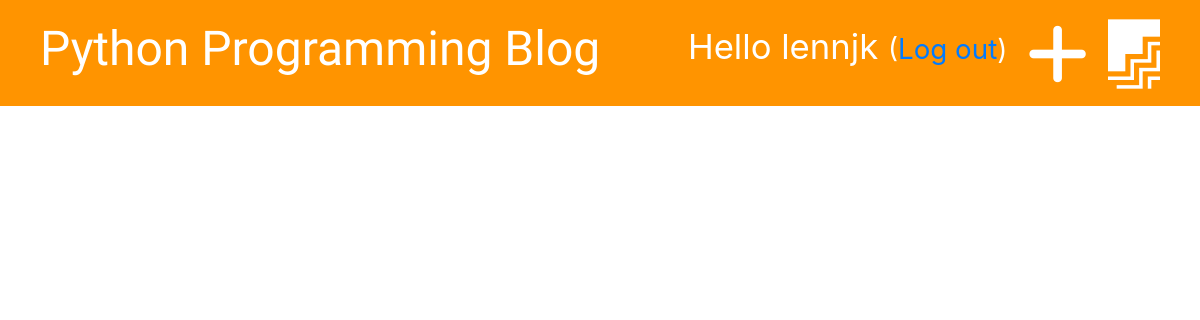
Before: /drafts/ (signed in) with the older database file.
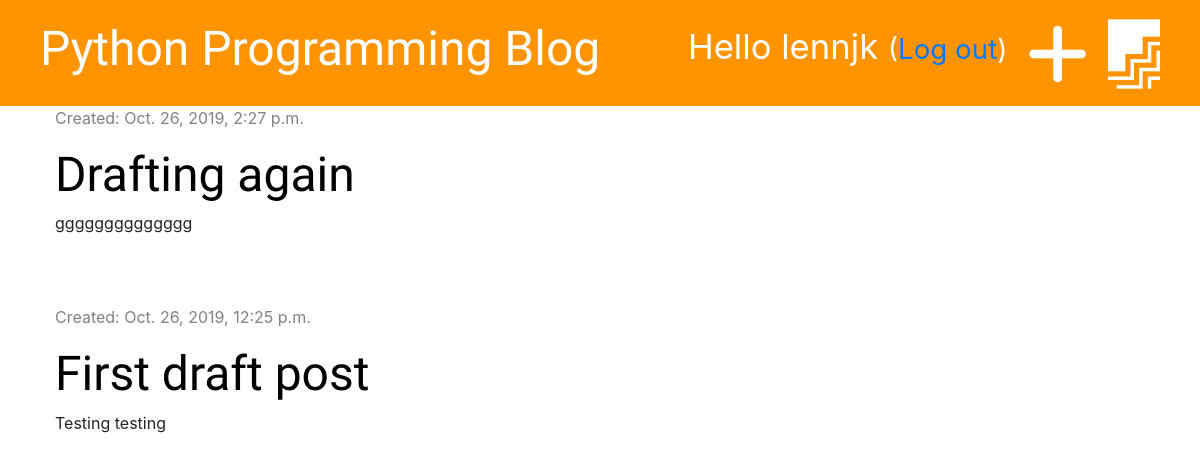
After: the same page with the newer database file.
### blog/models.py (models this page shows, shortened)
class Post(models.Model):
    author = models.ForeignKey('auth.User', on_delete=models.CASCADE)
    title = models.CharField(max_length=200)
    text = models.TextField()
    created_date = models.DateTimeField(default=timezone.now)
    published_date = models.DateTimeField(blank=True, null=True)
    edited_date = models.DateTimeField(blank=True, null=True)

### blog/views.py (the view)
# urls.py: path('drafts/', views.post_draft_list, name='post_draft_list'),
@login_required
def post_draft_list(request):
    posts = Post.objects.filter(published_date__isnull=True).order_by('-created_date')
    stuff_for_frontend = {'posts': posts}
    return render(request, 'blog/post_draft_list.html', stuff_for_frontend)

### blog/templates/blog/post_draft_list.html (shortened to what this page needs)
{% extends 'blog/base.html' %}
{% block content %}
    {% for post in posts %}
        <div class="post">
            <p class="date">Created: {{ post.created_date }}</p>
            <h1><a href="{% url 'post_detail' pk=post.pk %}">{{ post.title }}</a></h1>
            <p>{{ post.text|truncatechars:50 }}</p>
        </div>
    {% endfor %}
{% endblock %}

Changed rows visible on the page:
added Post: created_date "Oct. 26, 2019, 2:27 p.m.", title "Drafting again", text "gggggggggggggg"
added Post: created_date "Oct. 26, 2019, 12:25 p.m.", title "First draft post", text "Testing testing"
